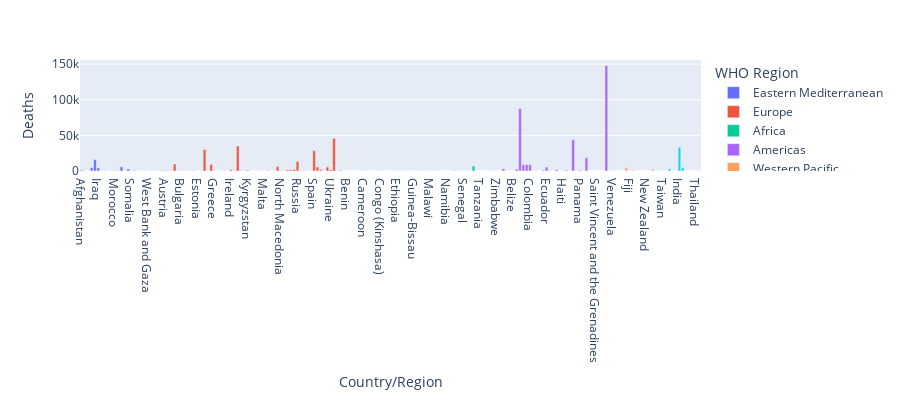

Notebook source saved alongside this figure:
### Markdown cell above
From the above we can see that WHO region Americas have more number of cases compare to all and in this plot i have 
considered Country/Region with confirmd cases.

### Code cell
#  Based on each country plot what are the deaths cases
fig = px.bar(df,x='Country/Region', y='Deaths',color='WHO Region',height=400)
fig.show()

### Figure 1 — Plotly figure (JSON) as saved in the notebook; plotly's stock layout.template omitted (floating-point values rounded to 4 significant figures)
{"data": [{"alignmentgroup": "True", "hovertemplate": "WHO Region=Eastern Mediterranean<br>Country/Region=%{x}<br>Deaths=%{y}<extra></extra>", "legendgroup": "Eastern Mediterranean", "marker": {"color": "#636efa", "pattern": {"shape": ""}}, "name": "Eastern Mediterranean", "offsetgroup": "Eastern Mediterranean", "orientation": "v", "showlegend": true, "textposition": "auto", "type": "bar", "x": ["Afghanistan", "Bahrain", "Djibouti", "Egypt", "Iran", "Iraq", "Jordan", "Kuwait", "Lebanon", "Libya", "Morocco", "Oman", "Pakistan", "Qatar", "Saudi Arabia", "Somalia", "Sudan", "Syria", "Tunisia", "United Arab Emirates", "West Bank and Gaza", "Yemen"], "xaxis": "x", "y": [1269, 141, 58, 4652, 15912, 4458, 11, 438, 51, 64, 316, 393, 5842, 165, 2760, 93, 720, 40, 50, 345, 78, 483], "yaxis": "y"}, {"alignmentgroup": "True", "hovertemplate": "WHO Region=Europe<br>Country/Region=%{x}<br>Deaths=%{y}<extra></extra>", "legendgroup": "Europe", "marker": {"color": "#EF553B", "pattern": {"shape": ""}}, "name": "Europe", "offsetgroup": "Europe", "orientation": "v", "showlegend": true, "textposition": "auto", "type": "bar", "x": ["Albania", "Andorra", "Armenia", "Austria", "Azerbaijan", "Belarus", "Belgium", "Bosnia and Herzegovina", "Bulgaria", "Croatia", "Cyprus", "Czechia", "Denmark", "Estonia", "Finland", "France", "Georgia", "Germany", "Greece", "Greenland", "Holy See", "Hungary", "Iceland", "Ireland", "Israel", "Italy", "Kazakhstan", "Kosovo", "Kyrgyzstan", "Latvia", "Liechtenstein", "Lithuania", "Luxembourg", "Malta", "Moldova", "Monaco", "Montenegro", "Netherlands", "North Macedonia", "Norway", "Poland", "Portugal", "Romania", "Russia", "San Marino", "Serbia", "Slovakia", "Slovenia", "Spain", "Sweden", "Switzerland", "Tajikistan", "Turkey", "Ukraine", "United Kingdom", "Uzbekistan"], "xaxis": "x", "y": [144, 52, 711, 713, 423, 538, 9822, 294, 347, 139, 19, 373, 613, 69, 329, 30212, 16, 9125, 202, 0, 0, 596, 10, 1764, 474, 35112, 585, 185, 1301, 31, 1, 80, 112, 9, 748, 4, 45, 6160, 466, 255, 1676, 1719, 2206, 13334, 42, 543, 28, 116, 28432, 5700, 1978, 60, 5630, 1636, 45844, 121], "yaxis": "y"}, {"alignmentgroup": "True", "hovertemplate": "WHO Region=Africa<br>Country/Region=%{x}<br>Deaths=%{y}<extra></extra>", "legendgroup": "Africa", "marker": {"color": "#00cc96", "pattern": {"shape": ""}}, "name": "Africa", "offsetgroup": "Africa", "orientation": "v", "showlegend": true, "textposition": "auto", "type": "bar", "x": ["Algeria", "Angola", "Benin", "Botswana", "Burkina Faso", "Burundi", "Cabo Verde", "Cameroon", "Central African Republic", "Chad", "Comoros", "Congo (Brazzaville)", "Congo (Kinshasa)", "Cote d'Ivoire", "Equatorial Guinea", "Eritrea", "Eswatini", "Ethiopia", "Gabon", "Gambia", "Ghana", "Guinea", "Guinea-Bissau", "Kenya", "Lesotho", "Liberia", "Madagascar", "Malawi", "Mali", "Mauritania", "Mauritius", "Mozambique", "Namibia", "Niger", "Nigeria", "Rwanda", "Sao Tome and Principe", "Senegal", "Seychelles", "Sierra Leone", "South Africa", "South Sudan", "Tanzania", "Togo", "Uganda", "Western Sahara", "Zambia", "Zimbabwe"], "xaxis": "x", "y": [1163, 41, 35, 2, 53, 1, 22, 391, 59, 75, 7, 54, 208, 96, 51, 0, 34, 228, 49, 8, 168, 45, 26, 285, 12, 72, 91, 99, 124, 156, 10, 11, 8, 69, 860, 5, 14, 194, 0, 66, 7067, 46, 21, 18, 2, 1, 140, 36], "yaxis": "y"}, {"alignmentgroup": "True", "hovertemplate": "WHO Region=Americas<br>Country/Region=%{x}<br>Deaths=%{y}<extra></extra>", "legendgroup": "Americas", "marker": {"color": "#ab63fa", "pattern": {"shape": ""}}, "name": "Americas", "offsetgroup": "Americas", "orientation": "v", "showlegend": true, "textposition": "auto", "type": "bar", "x": ["Antigua and Barbuda", "Argentina", "Bahamas", "Barbados", "Belize", "Bolivia", "Brazil", "Canada", "Chile", "Colombia", "Costa Rica", "Cuba", "Dominica", "Dominican Republic", "Ecuador", "El Salvador", "Grenada", "Guatemala", "Guyana", "Haiti", "Honduras", "Jamaica", "Mexico", "Nicaragua", "Panama", "Paraguay", "Peru", "Saint Kitts and Nevis", "Saint Lucia", "Saint Vincent and the Grenadines", "Suriname", "Trinidad and Tobago", "US", "Uruguay", "Venezuela"], "xaxis": "x", "y": [3, 3059, 11, 7, 2, 2647, 87618, 8944, 9187, 8777, 115, 87, 0, 1083, 5532, 408, 0, 1761, 20, 158, 1166, 10, 44022, 108, 1322, 43, 18418, 0, 0, 0, 24, 8, 148011, 35, 146], "yaxis": "y"}, {"alignmentgroup": "True", "hovertemplate": "WHO Region=Western Pacific<br>Country/Region=%{x}<br>Deaths=%{y}<extra></extra>", "legendgroup": "Western Pacific", "marker": {"color": "#FFA15A", "pattern": {"shape": ""}}, "name": "Western Pacific", "offsetgroup": "Western Pacific", "orientation": "v", "showlegend": true, "textposition": "auto", "type": "bar", "x": ["Australia", "Brunei", "Cambodia", "China", "Fiji", "Japan", "Laos", "Malaysia", "Mongolia", "New Zealand", "Papua New Guinea", "Philippines", "Singapore", "South Korea", "Taiwan", "Vietnam"], "xaxis": "x", "y": [167, 3, 0, 4656, 0, 998, 0, 124, 0, 22, 0, 1945, 27, 300, 7, 0], "yaxis": "y"}, {"alignmentgroup": "True", "hovertemplate": "WHO Region=South-East Asia<br>Country/Region=%{x}<br>Deaths=%{y}<extra></extra>", "legendgroup": "South-East Asia", "marker": {"color": "#19d3f3", "pattern": {"shape": ""}}, "name": "South-East Asia", "offsetgroup": "South-East Asia", "orientation": "v", "showlegend": true, "textposition": "auto", "type": "bar", "x": ["Bangladesh", "Bhutan", "Burma", "India", "Indonesia", "Maldives", "Nepal", "Sri Lanka", "Thailand", "Timor-Leste"], "xaxis": "x", "y": [2965, 0, 6, 33408, 4838, 15, 48, 11, 58, 0], "yaxis": "y"}], "layout": {"barmode": "relative", "height": 400, "legend": {"title": {"text": "WHO Region"}, "tracegroupgap": 0}, "margin": {"t": 60}, "xaxis": {"anchor": "y", "domain": [0, 1], "title": {"text": "Country/Region"}}, "yaxis": {"anchor": "x", "domain": [0, 1], "title": {"text": "Deaths"}}}}
